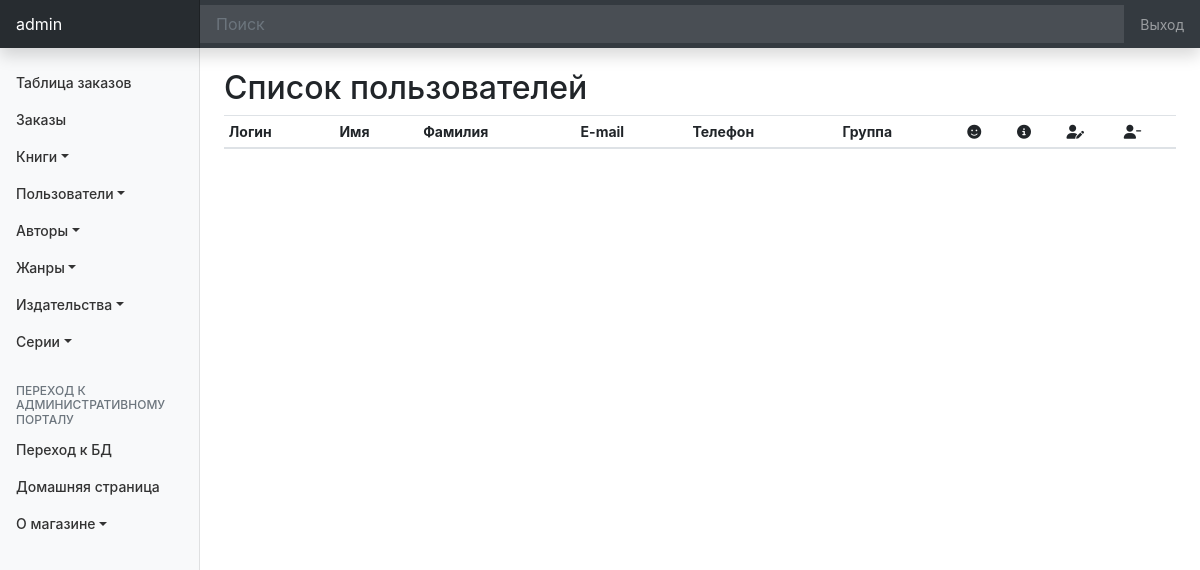
/customer/list/ (signed in), run on an earlier commit of the app's database.
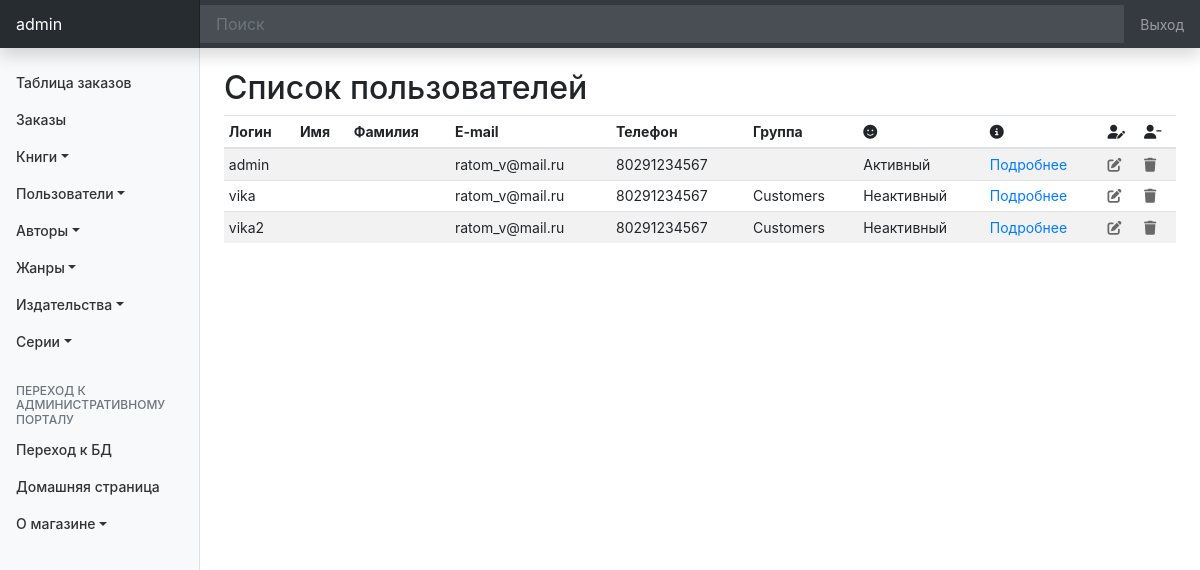
And on a later commit of the database.
### customers/models.py (models this page shows, shortened)
class Customer(models.Model):
    user = models.OneToOneField(
        User,
        on_delete=models.PROTECT,
    )
    code_phone = models.SmallIntegerField(
        verbose_name='Код номера',
        choices=((8029, '(029)'),(8033, '(033)'),(8044, '(044)'),(8017, '(017)')),
    )
    phone = models.PositiveIntegerField(
        verbose_name='Телефон',
        help_text='7 цифр',
    )
    country = models.CharField(
        verbose_name='Страна',
        max_length= 100,
        null=True,
        blank=True,
    )
    city = models.CharField(
        verbose_name='Город',
        max_length= 100,
        null=True,
        blank=True,
    )
    index = models.PositiveSmallIntegerField(
        verbose_name='Почтовый индекс',
        null=True,
        blank=True,
    )
    address_1 = models.CharField(
        verbose_name='Адрес 1',
        max_length= 200,
        null=True,
        blank=True,
    )
    address_2 = models.CharField(
        verbose_name='Адрес 2',
        max_length= 200,
        null=True,
        blank=True,
    )
    group = models.OneToOneField(
        Group,
        verbose_name='Группа',
        on_delete=models.PROTECT,
        null=True,
        blank=True,
    )
    class Meta:
        ordering = ['user']
        verbose_name = 'Пользователь'
        verbose_name_plural = 'Пользователи'

### customers/views.py (the view)
# urls.py: path('list/', CustomerList.as_view(), name='list'),
class CustomerList(LoginRequiredMixin, ListView):
    template_name = 'customer/list_customer.html'
    model = Customer
    form_class = CustomerForm
    paginate_by = 20

### customers/templates/customer/list_customer.html (shortened to what this page needs)
{% extends 'base_admin.html' %}
{% block body %}
    {% include "top_menu_admin.html" %}
    <br>
    <h2 id="list-customer">Список пользователей</h2>
    <div class="table-responsive">
        <table class="table table-striped table-sm">
            <thead>
                <tr>
                <th>Логин</th>
                <th>Имя</th>
                <th>Фамилия</th>
                <th>E-mail</th>
                <th>Телефон</th>
                <th>Группа</th>
                <th><i class="fas fa-smile"></i></th>
                <th><i class="fas fa-info-circle"></i></th>
                <th><i class="fas fa-user-edit"></i></th>
                <th><i class="fas fa-user-minus"></i></th>
                </tr>
            </thead>
            <tbody>
                {% for customer in object_list %}
                    <tr>
                        <td>{{ customer.user.username }}</td>
                        <td>{{ customer.user.first_name }}</td>
                        <td>{{ customer.user.last_name }}</td>
                        <td>{{ customer.user.email }}</td>
                        <td>{{ customer.code_phone }}{{ customer.phone }}</td>
                        <td>
                            {% if customer.user.groups.all|length == 1 %}
                                {{ customer.user.groups.all.0.name }}
                            {% else %}
                                {% for group in customer.user.groups.all %}
                                    {{ group.name }}
                                {% endfor %}
                            {% endif %}
                        </td>
                        <td>
                            {% if customer.user.is_active %}
                                Активный
                            {% else %}
                                Неактивный
                            {% endif %}
                        </td>
                        <td><a href="{% url 'customer:detail' customer.pk %}" title="подробнее">Подробнее</a></td>
                        <td><a href="{% url 'customer:updatemainadmin' customer.pk %}" title="редактировать"><i style="color:#696969" class="fas fa-edit"></i></a></td>
                        <td><a href="{% url 'customer:delete' customer.pk %}" title="удалить"><i style="color:#696969" class="fas fa-trash"></i></a></td>
                    </tr>
                {% endfor %}
            </tbody>
        </table>
        <br>
    </div>
{% endblock body %}

What changed in the data, as far as the page shows it:
added Customer: user.username "admin", user.email "ratom_v@mail.ru", code_phone "8029", phone "1234567", shows "Активный"
added Customer: user.username "vika", user.email "ratom_v@mail.ru", code_phone "8029", phone "1234567", user.groups.all.0.name "Customers", shows "Неактивный"
added Customer: user.username "vika2", user.email "ratom_v@mail.ru", code_phone "8029", phone "1234567", user.groups.all.0.name "Customers", shows "Неактивный"
